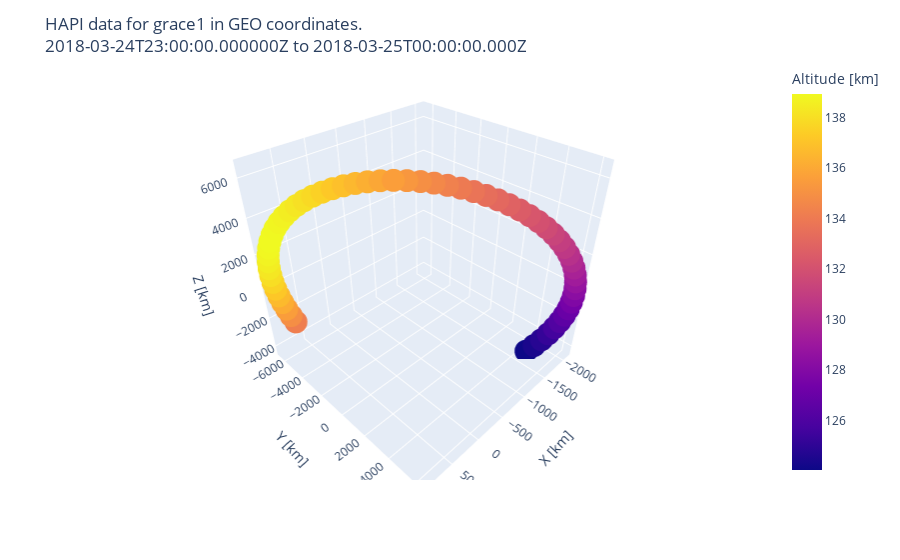

The cell this chart's notebook holds for it:
### Code cell
fig=hapi.get_plot('GEO', type="3D", alt="km")
iplot(fig)
